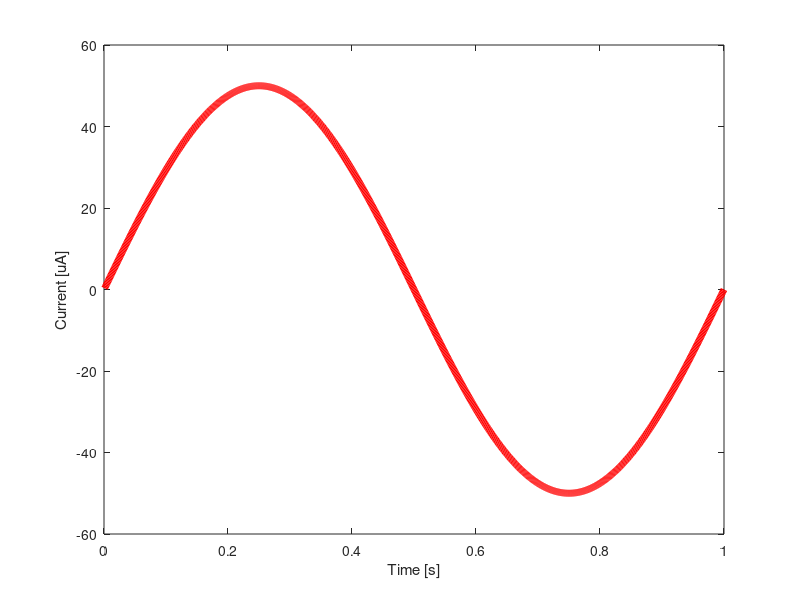

Write MATLAB code to recreate this figure. (Note: this script raises an error after producing the figure.)
%%%%%%%%%%%%%%%%%%%%%%%%%%%%%%%%%%%%%%%%%%%%%%%%%%%%%%%%%%%%%%%%%%%%%%
%% Fctdt.m
%% Description:   
%% Author:        Carsten Wulff <wulff@iet.ntnu.no>
%% Created at:    Tue Dec  2 14:07:18 2008
%% Modified at:   Tue Dec  2 14:51:09 2008
%% Modified by:   Carsten Wulff <wulff@iet.ntnu.no>
%%%%%%%%%%%%%%%%%%%%%%%%%%%%%%%%%%%%%%%%%%%%%%%%%%%%%%%%%%%%%%%%%%%%%%
N = 1000;
ts = 1/N;
LSB = 19;
t = (1:N)*ts;
tsamp = 50;
amplitude = 50;
linewidth=5;

%Continuous time continuous value
xctcv = amplitude*(sin(2*pi*1*t/N/ts));
figure(1);
plot(t,xctcv,'r','LineWidth',linewidth);
xlabel('Time [s]');
ylabel('Current [uA]');
adorne


%Discrete time , continuous value
samples = (1:tsamp:N);
xdtcv = xctcv(samples);
tdt = t(samples);
figure(2);
plot(tdt,xdtcv,'bx','LineWidth',linewidth);
xlabel('Time [s]');
ylabel('Current [uA]');
adorne

%Continuous time, discrete value
samples = (1:tsamp:N);
xctdv = round(xctcv/LSB)*LSB;
figure(3);
stairs(t,xctdv,'LineWidth',linewidth);
xlabel('Time [s]');
ylabel('Current [uA]');
adorne

%Discrete time, discrete value
samples = (1:tsamp:N);
xctdv = round(xdtcv/LSB)*LSB;
figure(4);
plot(tdt,xctdv,'gx','LineWidth',linewidth);
xlabel('Time [s]');
ylabel('Current [uA]');
adorne
